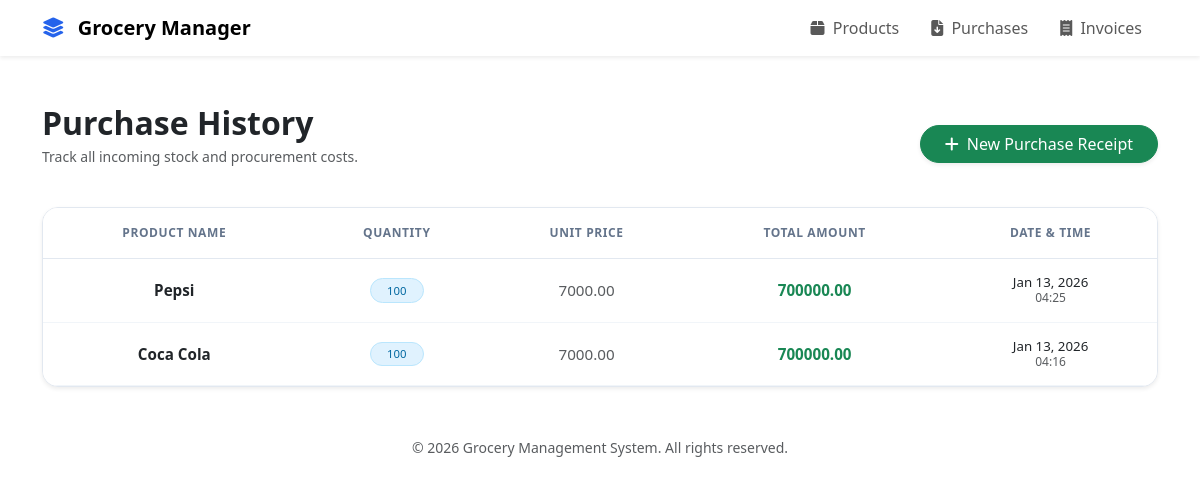
The page /inventories/purchases/ on the database its author committed.
### inventories/models.py (models this page shows, shortened)
class PurchaseReceipt(models.Model):
    product = models.ForeignKey(
        Product,
        on_delete=models.PROTECT,
        related_name="purchase_receipts",
        verbose_name="Product",
    )
    quantity = models.PositiveIntegerField(verbose_name="Quantity Received")
    unit_price = models.DecimalField(
        max_digits=12, decimal_places=2, verbose_name="Unit Cost"
    )
    total_price = models.DecimalField(
        max_digits=14, decimal_places=2, verbose_name="Total Amount"
    )
    datetime = models.DateTimeField(auto_now_add=True, verbose_name="Received Date")
    class Meta:
        verbose_name = "Purchase Receipt"
        verbose_name_plural = "Purchase Receipts"
        ordering = ["-datetime"]  # Hiển thị các phiếu nhập mới nhất trước

class Product(models.Model):
    class Unit(models.TextChoices):
        PIECE = "PCS", "Piece"
        PACK = "PKT", "Pack"
        CARTON = "CTN", "Carton"
        BOTTLE = "BTL", "Bottle"
        CAN = "CAN", "Can"
        KG = "KG", "Kilogram"
    code = models.CharField(max_length=50, unique=True, verbose_name="Product Code")
    name = models.CharField(max_length=200, verbose_name="Product Name")
    unit = models.CharField(max_length=10, choices=Unit.choices, verbose_name="Unit")
    price = models.DecimalField(
        max_digits=12, decimal_places=2, verbose_name="Selling Price"
    )
    stock = models.PositiveIntegerField(default=0, verbose_name="Stock Level")
    class Meta:
        verbose_name = "Product"
        verbose_name_plural = "Products"

### inventories/views.py (the view)
# urls.py: path("purchases/", views.purchase_receipt_list, name="purchase_list"),
def purchase_receipt_list(request):
    receipts = (
        PurchaseReceipt.objects.select_related("product").all().order_by("-datetime")
    )
    return render(
        request,
        "inventories/purchase_list.html",
        {
            "receipts": receipts,
        },
    )

### inventories/templates/inventories/purchase_list.html (shortened to what this page needs)
{% extends "base.html" %}
{% load static %}
{% block extra_css %}
<link rel="stylesheet" href="{% static 'css/tables.css' %}" />
{% endblock %} {% block content %}
<div class="d-flex justify-content-between align-items-center mb-4">
  <div>
    <h2 class="fw-bold text-dark mb-1">Purchase History</h2>
    <p class="text-muted small">
      Track all incoming stock and procurement costs.
    </p>
  </div>
  <a
    href="{% url 'inventories:purchase_create' %}"
    class="btn btn-success rounded-pill px-4 shadow-sm text-white"
  >
    <i class="fa-solid fa-plus me-2"></i>New Purchase Receipt
  </a>
</div>
<div class="table-responsive shadow-sm rounded-4 bg-white">
  <table class="table table-hover align-middle mb-0">
    <thead class="bg-light">
      <tr>
        <th class="text-center">Product Name</th>
        <th class="text-center">Quantity</th>
        <th class="text-center">Unit Price</th>
        <th class="text-center">Total Amount</th>
        <th class="text-center">Date & Time</th>
      </tr>
    </thead>
    <tbody>
      {% for r in receipts %}
      <tr>
        <td class="text-center fw-semibold text-dark">{{ r.product.name }}</td>
        <td class="text-center">
          <span
            class="badge bg-info-subtle text-info-emphasis rounded-pill px-3"
          >
            {{ r.quantity }}
          </span>
        </td>
        <td class="text-center text-muted">{{ r.unit_price }}</td>
        <td class="text-center fw-bold text-success">{{ r.total_price }}</td>
        <td class="text-center">
          <div class="small text-dark">{{ r.datetime|date:"M d, Y" }}</div>
          <div class="text-muted" style="font-size: 0.75rem">
            {{ r.datetime|date:"H:i" }}
          </div>
        </td>
      </tr>
      {% endfor %}
    </tbody>
  </table>
</div>
{% endblock %}

### static/css/tables.css (style rules this page uses)
.table thead th { font-weight: 600; text-transform: uppercase; font-size: 0.75rem; letter-spacing: 0.05em; color: #64748b; padding-top: 1rem; padding-bottom: 1rem; border-bottom: 1px solid #e2e8f0; }
.table tbody td { padding-top: 1rem; padding-bottom: 1rem; color: #475569; font-size: 0.95rem; border-bottom: 1px solid #f1f5f9; }
.badge { padding: 0.5em 0.8em; font-weight: 500; }
.table-responsive { border: 1px solid #e2e8f0; overflow: hidden; }
.bg-info-subtle { background-color: #e0f2fe !important; color: #0369a1 !important; border: 1px solid #bae6fd; }
.table td div { line-height: 1.2; }
.text-center { text-align: center !important; }
.table tbody tr { transition: all 0.2s ease; }

### rows shown on the page
PurchaseReceipt: product.name "Pepsi", quantity "100", unit_price "7000.00", total_price "700000.00", datetime "Jan 13, 2026", datetime "04:25"
PurchaseReceipt: product.name "Coca Cola", quantity "100", unit_price "7000.00", total_price "700000.00", datetime "Jan 13, 2026", datetime "04:16"
